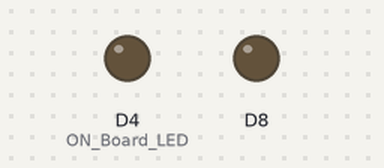
A sketch run on a simulated ESP8266 (NodeMCU). Parts: output pins drawn as LEDs (lit = HIGH). WiFi joins after 1.5 s; servers stay silent unless stated; uploads are accepted with an empty reply; what the sketch prints to the serial monitor is not drawn.

Above: at 0.0 s.
At 1.8 s:
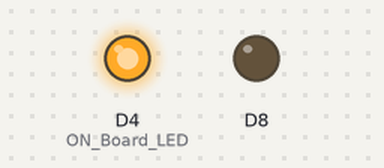
Timing chart, 0 to 3.3 s (numbered marks = the images above):
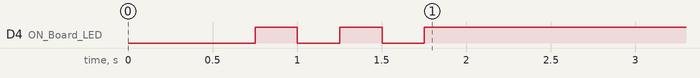

The sketch:

server_mysql_led_on_off.ino
```cpp
#include<ESP8266WiFi.h>
#include<WiFiClient.h>
#include<ESP8266HTTPClient.h>

#define ON_Board_LED 2 // Константа на D4 вход
//define LED_D8 15


const char* ssid="Okt30"; //указатель на неизменную переменную с именем точки доступа Wi-fi
const char* password ="2"; //пароль точки доступа
const char* host = "http://192.168.1.238/"; // адресс отправки запроса


void setup() {
  // put your setup code here, to run once:
  //pinMode(D8, OUTPUT);
  //digitalWrite(D8, 0);
  Serial.begin(115200); //задает скорость передачи данных
  delay(500); //выставляем задержку пол секунды

  WiFi.mode(WIFI_STA);//выбор режима WIFI_AP точка доступа и WIFI_STA клиент
  WiFi.begin(ssid, password); // функция инициализируется подключения к роутеру
  Serial.println("");//выводит

  pinMode(ON_Board_LED,OUTPUT); //--> Устанавливаем режим работы выход(OUTPUT)
  digitalWrite(ON_Board_LED, HIGH); //--> Функция подает высокий сигнал на вход D4(Включить его)

  pinMode(D8,OUTPUT); //--> Устанвливает режим работы на выход(OUTPUT)
  digitalWrite(D8, LOW); //--> Функция подает низкий сигнал на вход D8(выключить его)

  //----------------------------------------Для подключения
  Serial.print("Connecting");// передаст "Connection"
  while (WiFi.status() != WL_CONNECTED) { //Возращает статус соединения если нет соидинения != (WL_CONNECTED-соединени с Wi-fi)
    Serial.print(".");//вывод точки
    //----------------------------------------На устройстве мерцает диод пока не установит соединение с маршрутизатором .
    digitalWrite(ON_Board_LED, LOW);// Диод выкл
    delay(250); // задержка 250млс
    digitalWrite(ON_Board_LED, HIGH); // Диод вкл
    delay(250); // задержка 250млс
    //----------------------------------------
  }
  //----------------------------------------
  digitalWrite(ON_Board_LED, HIGH); //--> Установлино соединение установлено
  //----------------------------------------Для Успешное подключение выводим следующие данные
  Serial.println("");//Вывод
  Serial.print("Successfully connected to : ");
  Serial.println(ssid);
  Serial.print("IP address: ");
  Serial.println(WiFi.localIP());//Возращает локайльный адресс
  Serial.println();
  //----------------------------------------
}

void loop() {
  // put your main code here, to run repeatedly:
  HTTPClient http; //объект класса HTTPClient

  //---------------------------------------- from MySQL Database
  String GetAddress, LinkGet, getData; //строковые переменные
  String LEDStatResultSend;//строковые переменные
  int id = 0; //
  GetAddress = "led/GetData.php"; //Адресс запроса
  LinkGet = host + GetAddress; //http://192.168.1.238/ + led/GetData.php
  getData = "id=" + String(id);
  Serial.println("----------------Connect to Server-----------------");
  Serial.println("Get LED Status from Server or Database");
  Serial.print("Request Link : ");
  Serial.println(LinkGet);//Вывод  http://192.168.1.238/led/GetData.php
  http.begin(LinkGet); //Выполняем http запрос http://192.168.1.238/led/GetData.php
  http.addHeader("Content-Type", "application/x-www-form-urlencoded");    //Specify content-type header
  int httpCodeGet = http.POST(getData); //--> Запрос на сервер есть в базе один или ноль
  String payloadGet = http.getString(); //--> Ответ на запрос и записываем в переменную payloadGet=1
  Serial.print("Response Code : "); //--> If Response Code = 200 means Successful connection, if -1 means connection failed. For more information see here : https://en.wikipedia.org/wiki/List_of_HTTP_status_codes
  Serial.println(httpCodeGet); //--> Print HTTP return Возращает вывод HTTP
  Serial.print("Returned data from Server : ");
  Serial.println(payloadGet); //--> Print request response payload Ответ на запрос  выводим

  if (payloadGet == "1") { // Проверяем ответ если еденица зажигаем
    digitalWrite(D8, HIGH); //--> Turn off Led
    LEDStatResultSend = payloadGet;
  }
  if (payloadGet == "0") { // Ноль отключаем
    digitalWrite(D8, LOW); //--> Turn off Led
    LEDStatResultSend = payloadGet;
  }

  //----------------------------------------Запускает скрипт вывод статуса
Serial.println();//вывод
Serial.println("Sending LED Status to Server");//вывод
String postData, LinkSend, SendAddress;
SendAddress = "led/getLEDStatFromNodeMCU.php";// присвоим строковое значение
LinkSend = host + SendAddress;// http://192.168.1.238/ + led/getLEDStatFromNodeMCU.php
postData = "getLEDStatusFromNodeMCU=" + LEDStatResultSend; //getLEDStatusFromNodeMCU=1
Serial.print("Request Link : ");
Serial.println(LinkSend);//http://192.168.1.238/ + led/getLEDStatFromNodeMCU.php
http.begin(LinkSend); //--> Запуск http://192.168.1.238/ + led/getLEDStatFromNodeMCU.php
http.addHeader("Content-Type", "application/x-www-form-urlencoded"); //-->
int httpCodeSend = http.POST(postData); //--> getLEDStatusFromNodeMCU=1
String payloadSend = http.getString(); //--> Get the response payload получение полезной нагрузки
Serial.print("Response Code : "); //--> If Response Code = 200 means Successful connection, if -1 means connection failed
Serial.println(httpCodeSend); //--> Print HTTP return code вывод запроса
Serial.print("Returned data from Server : "); //
Serial.println(payloadSend); //--> Print request response payload Вывести ответ на запрос
//----------------------------------------
  //----------------------------------------

  Serial.println("----------------Closing Connection----------------");//Вывод
  http.end(); //--> Close connection закрыть подключение http
  Serial.println();
  Serial.println("Please wait 5 seconds for the next connection.");
  Serial.println();
  delay(5000); //--> GET Data at every 5 seconds следующие подключение
}
```
